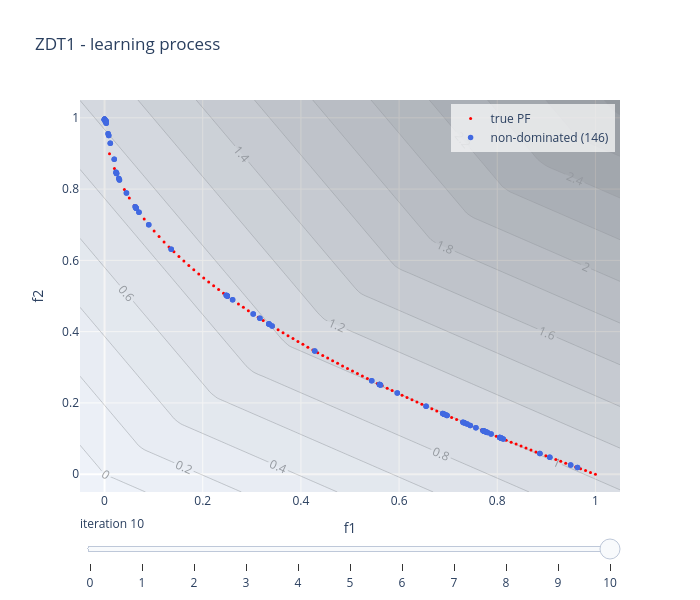

The notebook cell this image was saved under:
### Code cell
choquet_model.visualise("learning", plot_scalarisation = True, show = False)
